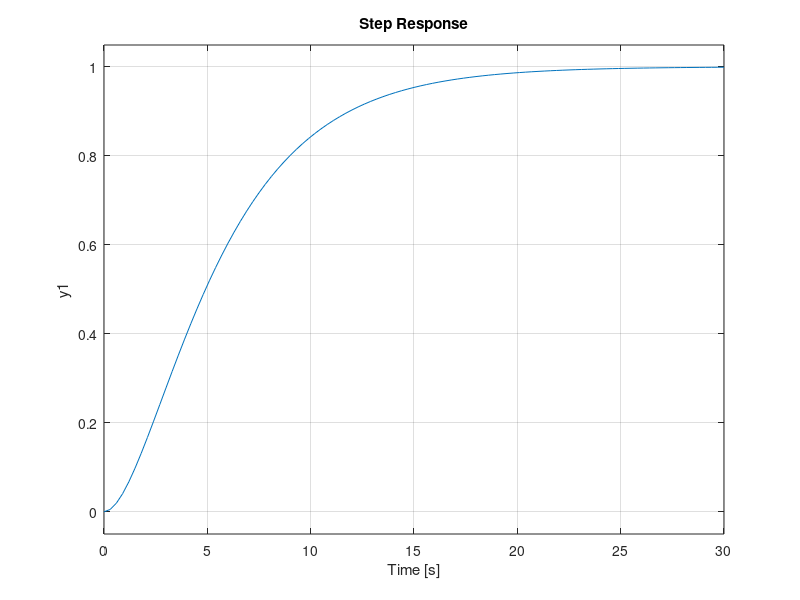
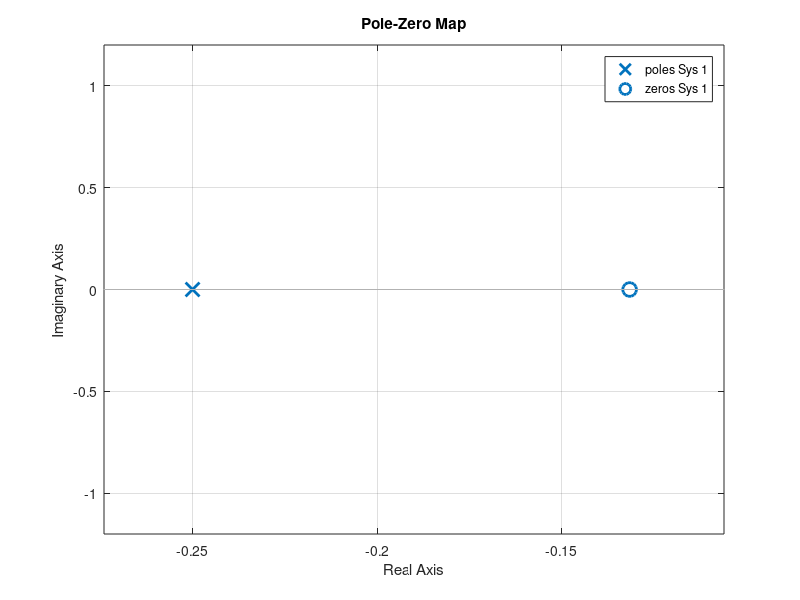
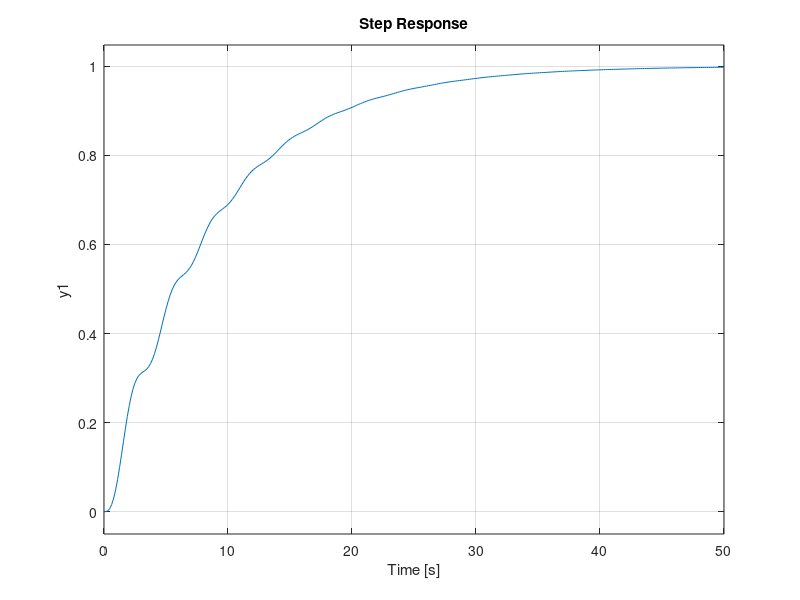
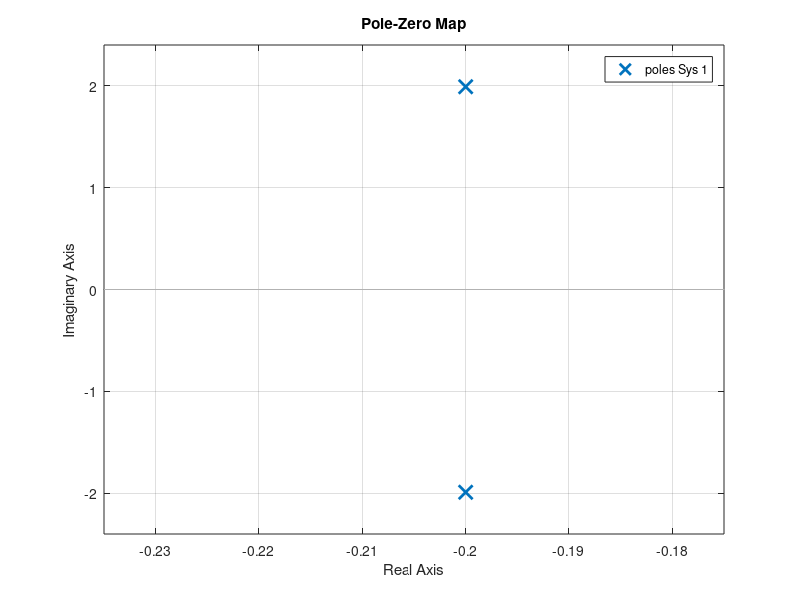

Recreate these plots in MATLAB, in order.
clear
close all
clc

%--------------primer orden-------------
k=1;
tao=4;
spo=tf(k,[tao 1]);
subplot(3,1,1)
step(spo)

za = tf([1.9*tao 1],1);
subplot(3,1,2)
step(spo*za)

%figure
%pzmap(spo*za)

pa = tf(1,[0.5*tao 1]);
subplot(3,1,3)
step(spo*pa)

figure
pzmap(spo*za)

%--------------segundo orden-------------
e=0.3;
wn=2;
k=1;
sso=tf(k*wn^2,[1 2*e*wn wn^2]); 
figure
%subplot(3,1,1)
step(sso,'k')

e=0.7;
sso=tf(k*wn^2,[1 2*e*wn wn^2]); 
hold on
step(sso,'r')

e=0.1;
sso=tf(k*wn^2,[1 2*e*wn wn^2]); 

step(sso,'b')



za = tf([11],1);  % probar con 10%, 5% 2%
subplot(3,1,2)
step(sso*za)

pa = tf(1,[1/(0.6/5) 1]);
subplot(3,1,3)
step(sso*pa)

figure
pzmap(sso*za)


figure
step(sso)
hold on
step(sso*pa)
